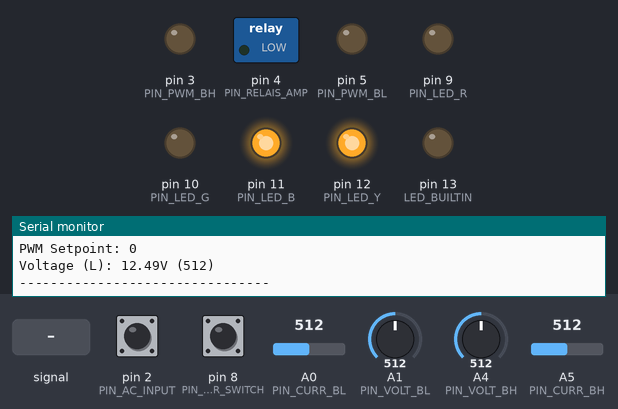
A sketch run on a simulated Arduino Uno, built with avr-gcc and run on an emulated ATmega328P. Shown: switched loads named in the sketch (green lamp = pin HIGH), output pins drawn as LEDs (lit = HIGH), the last lines printed to the serial monitor. The inputs (shaded band) are chosen by the test bench; at power-on: A5 (PIN_CURR_BH) = 512, A0 (PIN_CURR_BL) = 512, A4 (PIN_VOLT_BH) = 512, pin 2 (PIN_AC_INPUT) HIGH, pin 8 (PIN_POWER_SWITCH) HIGH, A1 (PIN_VOLT_BL) = 512. Pins used as bus, display or sensor lines are not drawn.

Above: at 1.2 s.
1.3 s: A5 (PIN_CURR_BH) fed a 200 Hz sine of ±460 counts around its level
4.3 s: A5 (PIN_CURR_BH) set to 190
At 5.13 s:
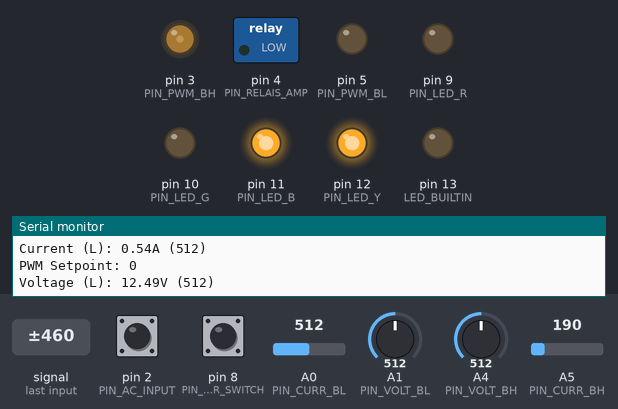
7.3 s: A0 (PIN_CURR_BL) set to 211
8.8 s: A0 (PIN_CURR_BL) set to 186
At 9.42 s:
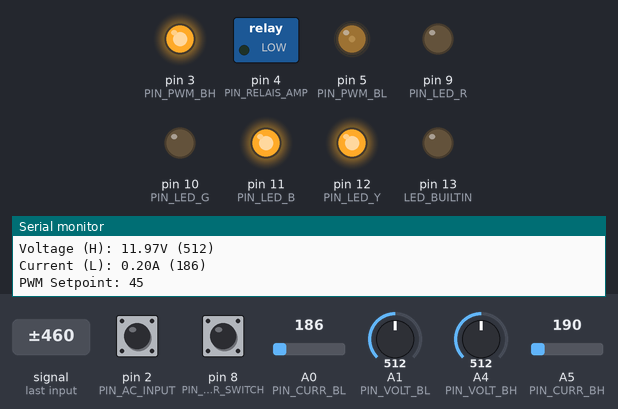
At 11.68 s:
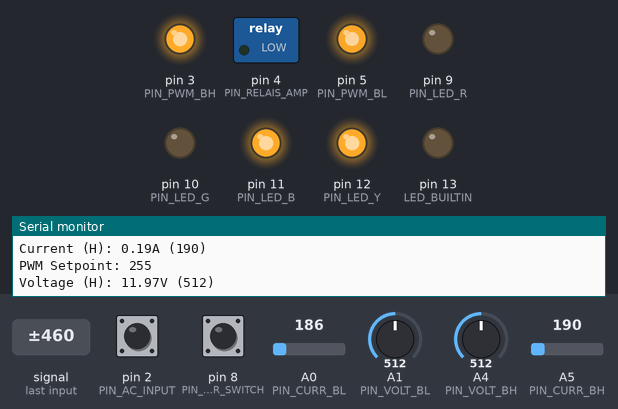
11.8 s: A4 (PIN_VOLT_BH) set to 587
13.3 s: A4 (PIN_VOLT_BH) set to 616
At 16.5 s:
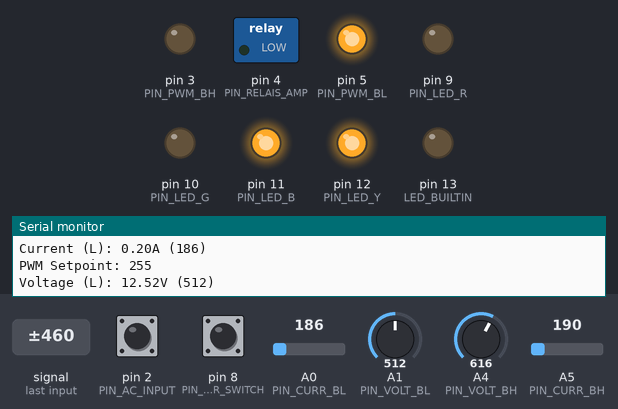
Timing chart, 0 to 17.3 s (numbered marks = the images above; inputs shaded):
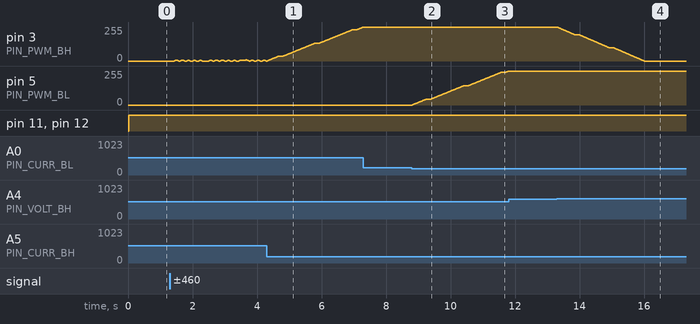

Measured:
- the behaviour switches between 201 and 200 on A0 (PIN_CURR_BL) (found by bisection; images 1 and 2)
- the behaviour switches between 602 and 603 on A4 (PIN_VOLT_BH) (found by bisection; images 3 and 4)
- after the input at 8.8 s, pin 5 (PIN_PWM_BL): moves from 0/255 to 254/255 over 3.0 s, starting at once
- after the input at 13.3 s, pin 3 (PIN_PWM_BH): moves from 255/255 to 0/255 over 2.7 s, starting at once

The sketch:

bruellware.ino
```cpp
// voltage and current thresholds

#define MIN_VOLTAGE       10.8
#define E2_VOLTAGE        11.2
#define E3_VOLTAGE        11.6
#define E4_VOLTAGE        12.2
#define E5_VOLTAGE        12.6
#define MAX_VOLTAGE       14.1

#define CHARGE_CURRENT    0.21
#define MIN_CURRENT       0.01
#define CURRENT_MARGIN    0.03


// led brightnesses

#define LED_R_BRIGHTNESS  255
#define LED_G_BRIGHTNESS  255
#define LED_B_BRIGHTNESS  255
#define LED_Y_BRIGHTNESS  255


// measurement configuration and calibration

#define MEAS_AVG_COUNT    5

#define VOLT_CAL_BH       (12.67/541)
#define VOLT_CAL_BL       (12.98/530)

#define AMP_CAL_BH        ((0.218-0.178)/(61-22))
#define AMP_CAL_BL        ((0.205-0.076)/(187-64))


// pin config

#define PIN_AC_INPUT      2
#define PIN_POWER_SWITCH  8

#define PIN_RELAIS_AMP    4
#define PIN_SYS_POWER_ON  7
#define PIN_PWM_BH        3
#define PIN_PWM_BL        5

#define PIN_CURR_BH       A5
#define PIN_VOLT_BH       A4
#define PIN_CURR_BL       A0
#define PIN_VOLT_BL       A1

#define PIN_LED_R         9
#define PIN_LED_G         10
#define PIN_LED_B         11
#define PIN_LED_Y         12


// makro to set leds

#define setLights(r, g, b, y) { \
  analogWrite(PIN_LED_R, LED_R_BRIGHTNESS * r); \
  analogWrite(PIN_LED_G, LED_G_BRIGHTNESS * g); \
  analogWrite(PIN_LED_B, LED_B_BRIGHTNESS * b); \
  analogWrite(PIN_LED_Y, LED_Y_BRIGHTNESS * y); \
}

// setup pins, communication and ADC
void setup() {
  uint8_t i = 0;

  pinMode(PIN_SYS_POWER_ON, OUTPUT);
  digitalWrite(PIN_SYS_POWER_ON, HIGH);

  Serial.begin(9600);
  pinMode(LED_BUILTIN, OUTPUT);
  pinMode(PIN_RELAIS_AMP, OUTPUT);
  pinMode(PIN_POWER_SWITCH, INPUT_PULLUP);

  analogReference(INTERNAL);
  analogWrite(PIN_PWM_BH, 0);
  analogWrite(PIN_PWM_BL, 0);

  for(i=0; i<50; i++) {
    analogRead(PIN_VOLT_BL);
    analogRead(PIN_VOLT_BH);
    analogRead(PIN_CURR_BH);
    analogRead(PIN_CURR_BH);
  }
}

// mainloop counter
uint16_t i = 0;

// generic loop variable
uint8_t j = 0;

// increment with ~200 Hz when supply is (not) connected,
// stay at zero otherwise
uint16_t noSupplyCounter = 0;
uint16_t supplyCounter = 0;

// high/low side current source setpoints
uint8_t bhCurrSp = 0;
uint8_t blCurrSp = 0;

// read averaged value of analog input pin
float analogReadAverage(uint8_t pin) {
  float res = 0;
  uint8_t i = 0;
  for(i=0; i<MEAS_AVG_COUNT; i++) {
    res += analogRead(pin);
  }
  return res/MEAS_AVG_COUNT;
}

// return high side battery voltage
float measureVoltH() {
  return analogReadAverage(PIN_VOLT_BH)*VOLT_CAL_BH
      - measureCurrH() * 0.1;
}

// return low side battery voltage
float measureVoltL() {
  return analogReadAverage(PIN_VOLT_BL)*VOLT_CAL_BL
      - measureCurrL() * 0.1;
}

// return high side battery charge current (cannot measure discharging)
float measureCurrH() {
  return analogReadAverage(PIN_CURR_BH)*AMP_CAL_BH;
}

// return high side battery charge current (cannot measure discharging)
float measureCurrL() {
  return analogReadAverage(PIN_CURR_BL)*AMP_CAL_BL;
}


// mainloop
void loop() {
  // If neither AC power nor power switch active, turn device off
  if(!digitalRead(PIN_AC_INPUT) && digitalRead(PIN_POWER_SWITCH)) {
    digitalWrite(PIN_SYS_POWER_ON, LOW);
    delay(5000);
  }

  // If power switch is turned off, turn amp off, else turn it on
  if(digitalRead(PIN_POWER_SWITCH)) {
    digitalWrite(PIN_RELAIS_AMP, LOW);
  }
  else {
    digitalWrite(PIN_RELAIS_AMP, HIGH);
  }

  // charging or...
  if(digitalRead(PIN_AC_INPUT)) {

    // update counters
    noSupplyCounter = 0;
    if(supplyCounter < 10000) {
      supplyCounter++;
    }

    if(measureVoltH() < MAX_VOLTAGE && measureCurrH() < CHARGE_CURRENT) {
      if(bhCurrSp < 255) {
        bhCurrSp += 1;
      }
    }
    else {
      if(bhCurrSp > 0) {
        bhCurrSp -= 1;
      }
    }

    if(measureVoltL() < MAX_VOLTAGE && measureCurrL() < CHARGE_CURRENT) {
      if(blCurrSp < 255) {
        blCurrSp += 1;
      }
    }
    else {
      if(blCurrSp > 0) {
        blCurrSp -= 1;
      }
    }

    if(measureCurrH() < MIN_CURRENT + CURRENT_MARGIN
      && measureCurrL() < MIN_CURRENT + CURRENT_MARGIN)
    {
      // L3 erhaltungsladung
      setLights(0, 1, 0, 0);
    }
    else if (measureCurrH() < CHARGE_CURRENT - CURRENT_MARGIN
      && measureCurrL() < CHARGE_CURRENT - CURRENT_MARGIN)
    {
      // L2 Konstantspannungsladung
      setLights(0, 0, 1, 0);
    }
    else {
      // L1 Konstantstromladung
      setLights(0, 0, 1, 1);
    }
  }
  // ..discharging operation.
  else {
    blCurrSp = 0;
    bhCurrSp = 0;

    // If AC/DC was connected and now disconnected, force shutdown
    if(supplyCounter > 200) {
      digitalWrite(PIN_SYS_POWER_ON, LOW);
      delay(5000);
    }

    // update counters
    supplyCounter = 0;
    if(noSupplyCounter < 10000) {
      noSupplyCounter++;
    }

    if(measureVoltH() > E5_VOLTAGE && measureVoltL() > E5_VOLTAGE)
    {
      // E5
      setLights(0, 1, 0, 0);
    }
    else if(measureVoltH() > E4_VOLTAGE && measureVoltL() > E4_VOLTAGE)
    {
      // E4
      setLights(0, 1, 0, 1);
    }
    else if(measureVoltH() > E3_VOLTAGE && measureVoltL() > E3_VOLTAGE)
    {
      // E3
      setLights(0, 0, 0, 1);
    }
    else if(measureVoltH() > E2_VOLTAGE && measureVoltL() > E2_VOLTAGE)
    {
      // E2
      setLights(1, 0, 0, 1);
    }
    else if(measureVoltH() > MIN_VOLTAGE && measureVoltL() > MIN_VOLTAGE)
    {
      // E1
      setLights(1, 0, 0, 0);
    }

    // only shut down if no AC/DC was present within the last 10s
    else if(noSupplyCounter > 2000) {
      setLights(0, 0, 0, 0);

      for(j=0; j<3; j++) {
        delay(300);
        setLights(1, 0, 0, 0);
        delay(300);
        setLights(0, 0, 0, 0);
      }

      digitalWrite(PIN_SYS_POWER_ON, LOW);
      delay(5000);
    }
  }

  analogWrite(PIN_PWM_BH, bhCurrSp);
  analogWrite(PIN_PWM_BL, blCurrSp);

  if(i % 100 == 0) {
    printAll();
  }

  delay(5);
  i++;
}


// send debug information via serial
void printAll() {
  Serial.print("--------------------------------\n");
  Serial.print("AC in: ");
  Serial.print(digitalRead(PIN_AC_INPUT));
  Serial.print("\nPower on: ");
  Serial.print(digitalRead(PIN_POWER_SWITCH));

  Serial.print("\n\nCurrent (H): ");
  Serial.print(measureCurrH());
  Serial.print("A (");
  Serial.print(analogRead(PIN_CURR_BH));
  Serial.print(")\nPWM Setpoint: ");
  Serial.print(bhCurrSp);
  Serial.print("\nVoltage (H): ");
  Serial.print(measureVoltH());
  Serial.print("V (");
  Serial.print(analogRead(PIN_VOLT_BH));

  Serial.print(")\n\nCurrent (L): ");
  Serial.print(measureCurrL());
  Serial.print("A (");
  Serial.print(analogRead(PIN_CURR_BL));
  Serial.print(")\nPWM Setpoint: ");
  Serial.print(blCurrSp);
  Serial.print("\nVoltage (L): ");
  Serial.print(measureVoltL());
  Serial.print("V (");
  Serial.print(analogRead(PIN_VOLT_BL));
  Serial.print(")\n");
}
```
